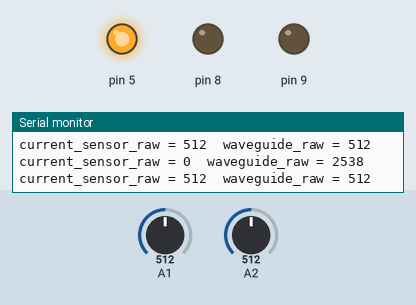
Recording of a sketch running on a simulated Arduino Uno, built with avr-gcc and run on an emulated ATmega328P. Parts: output pins drawn as LEDs (lit = HIGH), the last lines printed to the serial monitor. The test bench sets the inputs (shaded band); at power-on: A1 = 512, A2 = 512.

Above: at 1.2 s.
1.3 s: A1 set to 104
At 1.3 s:
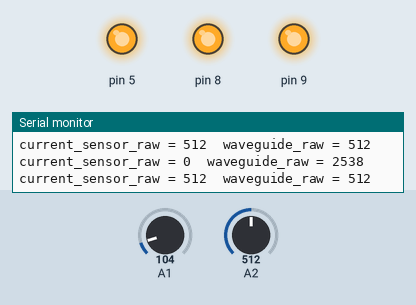
2.8 s: A1 set to 91
At 5.4 s:
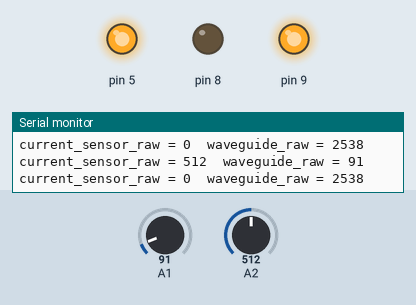
5.8 s: A2 set to 106
8.8 s: A2 set to 92
Timing chart, 0 to 11.8 s (numbered marks = the images above; inputs shaded):
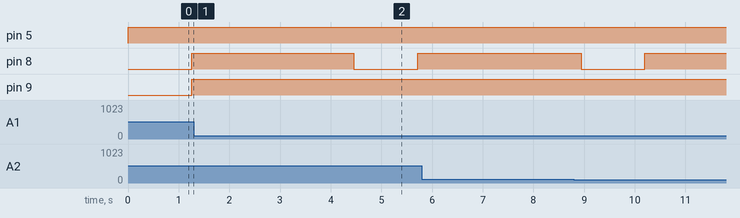

The sketch:

state_machine_tentacle.ino
```cpp
//// Soft Robotic Tentacle for adaptive gait  ////
//// Methods for low level control ////
//// Jose Barreiros, 2018  ////

class DCMotor
{
  // Class Member Variables for DRV8838 PololuBrushled DC Motor Driver
  // These are initialized at startup
  int EnablePin;      // the number of the ENABLE pin (PWM: speed)
  int PhasePin;      // the number of the PHASE pin (Digital: direction)
  long OnTime;     // milliseconds of on-time
  long OffTime;    // milliseconds of off-time

  // These maintain the current state
  int motorState;                 // motorState used to set the direction of the MOTOR
  unsigned long previousMillis;   // will store last time MOTOR was updated

  // Constructor - creates a DCMotor
  // and initializes the member variables and state
  public:
  DCMotor(int pin_pwm, int pin_dir, long on, long off)
  {
  EnablePin = pin_pwm;
  PhasePin = pin_dir;
  pinMode(EnablePin, OUTPUT);
   pinMode(PhasePin, OUTPUT);

  OnTime = on;
  OffTime = off;

  motorState = LOW;
  previousMillis = 0;
  }

  void Update(int mSpeed)
  {
    // check to see if it's time to change the state of the Motor
    unsigned long currentMillis = millis();

    if((motorState == HIGH) && (currentMillis - previousMillis >= OnTime))
    {
      motorState = LOW;  // Release the tendon
      previousMillis = currentMillis;  // Remember the time
      digitalWrite(PhasePin, motorState);  // Update the direction of the Motor
      analogWrite(EnablePin, mSpeed);  // Update the speed of the Motor

    }
    else if ((motorState == LOW) && (currentMillis - previousMillis >= OffTime))
    {
      motorState = HIGH;  // turn it on
      previousMillis = currentMillis;   // Remember the time
      digitalWrite(PhasePin, motorState);  // Update the direction of the Motor
      analogWrite(EnablePin, mSpeed);  // Update the speed of the Motor
    }
  }
};


class Waveguide
{
  // Class Member Variables for a waveguide based on IR LED (VSLB3940: 1.15-1.6v) & Phototransistor (PT204-6B)
  // These are initialized at startup

  int PhotoPin;      // the number of the Phototransistor pin (Analog: intensity)
  int LEDPin;  // the number of the LED pin
  long SamplingTime;     // milliseconds of sampling time

  // These maintain the current state
  unsigned long previousMillis;   // will store last time MOTOR was updated

  // Constructor - creates a Waveguide
  // and initializes the member variables and state
  public:
  Waveguide(int pin, int led, long sampling)
  {
  PhotoPin = pin;
  LEDPin=led;
  pinMode(PhotoPin, INPUT);
  pinMode(LEDPin, OUTPUT);

  SamplingTime = sampling;
  previousMillis = 0;
  }

  int Update()
  {
    // check to see if it's time to change the state of the Motor
    unsigned long currentMillis = millis();
    int sensorRaw;
    int outputValue;

    analogWrite(LEDPin, 255);
    if((currentMillis - previousMillis >= SamplingTime))
    {
      previousMillis = currentMillis;  // Remember the time
      sensorRaw=analogRead(PhotoPin);  // Update the reading of the Phototransistor
      // map it to the range of the analog out:
      outputValue = map(sensorRaw, 800, 1023, 0, 1000);
      //Serial.print("sensor_raw = ");
      //Serial.print(sensorRaw);
      //Serial.print("  sensor = ");
      //Serial.println(outputValue);
      return sensorRaw;
    }

  }
};


class CurrentSensor
{
  // Class Member Variables for a waveguide based on IR LED (VSLB3940: 1.15-1.6v) & Phototransistor (PT204-6B)
  // These are initialized at startup

  int SensingPin;      // the number of the Phototransistor pin (Analog: intensity)
  long SamplingTime;     // milliseconds of sampling time

  // These maintain the current state
  unsigned long previousMillis;   // will store last time MOTOR was updated

  // Constructor - creates a Waveguide
  // and initializes the member variables and state
  public:
  CurrentSensor(int pin, long sampling)
  {
  SensingPin = pin;
  pinMode(SensingPin, INPUT);

  SamplingTime = sampling;
  previousMillis = 0;
  }

int Update()
  {
    // check to see if it's time to change the state of the Motor
    unsigned long currentMillis = millis();
    int sensorRaw;
    int outputValue;

    if((currentMillis - previousMillis >= SamplingTime))
    {
      previousMillis = currentMillis;  // Remember the time
      sensorRaw=analogRead(SensingPin);  // Update the reading of the Phototransistor
      // map it to the range of the analog out:
      outputValue = map(sensorRaw, 800, 1023, 0, 1000);
      //Serial.print("\tCurrent_raw = ");
      //Serial.println(sensorRaw);

      return sensorRaw;
      //Serial.print("  sensor = ");
      //Serial.print(outputValue);

    }

  }
};


//DCMotor muscle1(9, 8, 2800, 1400);

DCMotor muscle1(9, 8, 3200, 1250);

Waveguide guide1(A1,5,50);

CurrentSensor current1(A2,50);


void setup()
{
  Serial.begin(9600);

}


void loop()
{
    int c_sensorRaw=-1;
    int w_sensorRaw=-1;

    muscle1.Update(255);
    w_sensorRaw=guide1.Update();
    c_sensorRaw=current1.Update();
    if (c_sensorRaw!=-1 && w_sensorRaw!=-1){
    Serial.print("current_sensor_raw = ");
    Serial.print(c_sensorRaw);
    Serial.print("\twaveguide_raw = ");
    Serial.println(w_sensorRaw);
    }

}
```

Measured:
- the behaviour switches between 100 and 99 on A1 (found by bisection; images 1 and 2)
